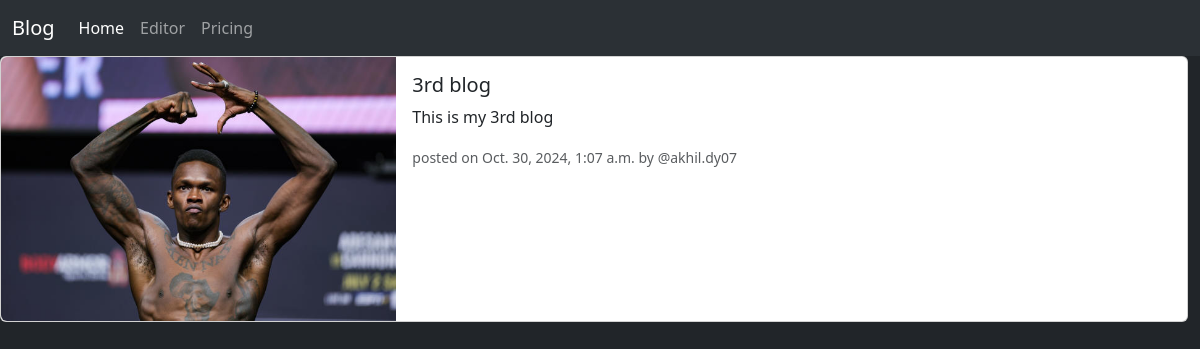
/Blog/3/, run on the app's committed database.
### Blog/models.py (models this page shows, shortened)
class Blog(models.Model):
    user = models.ForeignKey(User,on_delete=models.CASCADE)
    title = models.CharField(max_length=50,default='My Blog')
    blog_area = models.TextField()
    time_date_posted = models.DateTimeField(default=timezone.now)
    image =  models.ImageField(upload_to='blogPics/',blank=True,null=True)

### Blog/views.py (the view)
# urls.py: path('<int:pk>/',views.BlogDetail,name='detail'),
def BlogDetail(request,pk):
    blog = get_object_or_404(Blog,pk=pk)
    return render(request,'Blog/blogDetail.html',{'blog':blog})

### Blog/templates/Blog/blogDetail.html (shortened to what this page needs)
{% extends "base.html" %}
{% block content %}
<div class="card mb-3" style="max-width: 99%;">
    <div class="row g-0">
      <div class="col-md-4">
        <img src="{{blog.image.url}}" class="img-fluid rounded-start" >
      </div>
      <div class="col-md-8">
        <div class="card-body">
          <h5 class="card-title">{{blog.title}}</h5>
          <p class="card-text">{{blog.blog_area}}</p>
          <p class="card-text"><small class="text-body-secondary">posted on {{blog.time_date_posted}} by {{blog.user.username}}</small></p>
        </div>
      </div>
    </div>
  </div>
{% endblock  %}

### data on the page
Blog: image (picture), title "3rd blog", blog_area "This is my 3rd blog", time_date_posted "Oct. 30, 2024, 1:07 a.m.", user.username "@akhil.dy07"
